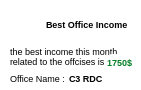
        <widget class="QWidget" name="chargeStatOffice_7" native="true">
         <property name="geometry">
          <rect>
           <x>70</x>
           <y>110</y>
           <width>141</width>
           <height>90</height>
          </rect>
         </property>
         <property name="styleSheet">
          <string notr="true">background-color:white;
border-radius:5px;</string>
         </property>
         <widget class="QLabel" name="best_icon2">
          <property name="geometry">
           <rect>
            <x>8</x>
            <y>6</y>
            <width>31</width>
            <height>31</height>
           </rect>
          </property>
          <property name="text">
           <string/>
          </property>
          <property name="pixmap">
           <pixmap resource="res.qrc">:/img/img/progress_icone.png</pixmap>
          </property>
         </widget>
         <widget class="QLabel" name="Best_office_income2">
          <property name="geometry">
           <rect>
            <x>46</x>
            <y>16</y>
            <width>101</width>
            <height>16</height>
           </rect>
          </property>
          <property name="font">
           <font>
            <pointsize>7</pointsize>
            <weight>75</weight>
            <bold>true</bold>
           </font>
          </property>
          <property name="styleSheet">
           <string notr="true">font-weight:bold;</string>
          </property>
          <property name="text">
           <string>Best Office Income</string>
          </property>
         </widget>
         <widget class="QLabel" name="office_name2">
          <property name="geometry">
           <rect>
            <x>10</x>
            <y>70</y>
            <width>61</width>
            <height>16</height>
           </rect>
          </property>
          <property name="font">
           <font>
            <pointsize>7</pointsize>
           </font>
          </property>
          <property name="text">
           <string>Office Name :</string>
          </property>
         </widget>
         <widget class="QLabel" name="des_best2">
          <property name="geometry">
           <rect>
            <x>10</x>
            <y>46</y>
            <width>121</width>
            <height>21</height>
           </rect>
          </property>
          <property name="font">
           <font>
            <pointsize>7</pointsize>
           </font>
          </property>
          <property name="styleSheet">
           <string notr="true">font-weight:5px;</string>
          </property>
          <property name="text">
           <string>the best income this month related to the offcises is</string>
          </property>
          <property name="wordWrap">
           <bool>true</bool>
          </property>
         </widget>
         <widget class="QLabel" name="office_name_best2">
          <property name="geometry">
           <rect>
            <x>69</x>
            <y>70</y>
            <width>49</width>
            <height>16</height>
           </rect>
          </property>
          <property name="font">
           <font>
            <pointsize>7</pointsize>
            <weight>75</weight>
            <bold>true</bold>
           </font>
          </property>
          <property name="text">
           <string>C3 RDC</string>
          </property>
         </widget>
         <widget class="QLabel" name="green_price_best2">
          <property name="geometry">
           <rect>
            <x>107</x>
            <y>54</y>
            <width>31</width>
            <height>16</height>
           </rect>
          </property>
          <property name="font">
           <font>
            <pointsize>7</pointsize>
            <weight>75</weight>
            <bold>true</bold>
           </font>
          </property>
          <property name="styleSheet">
           <string notr="true">color:#007C23;</string>
          </property>
          <property name="text">
           <string>1750$</string>
          </property>
         </widget>
        </widget>
